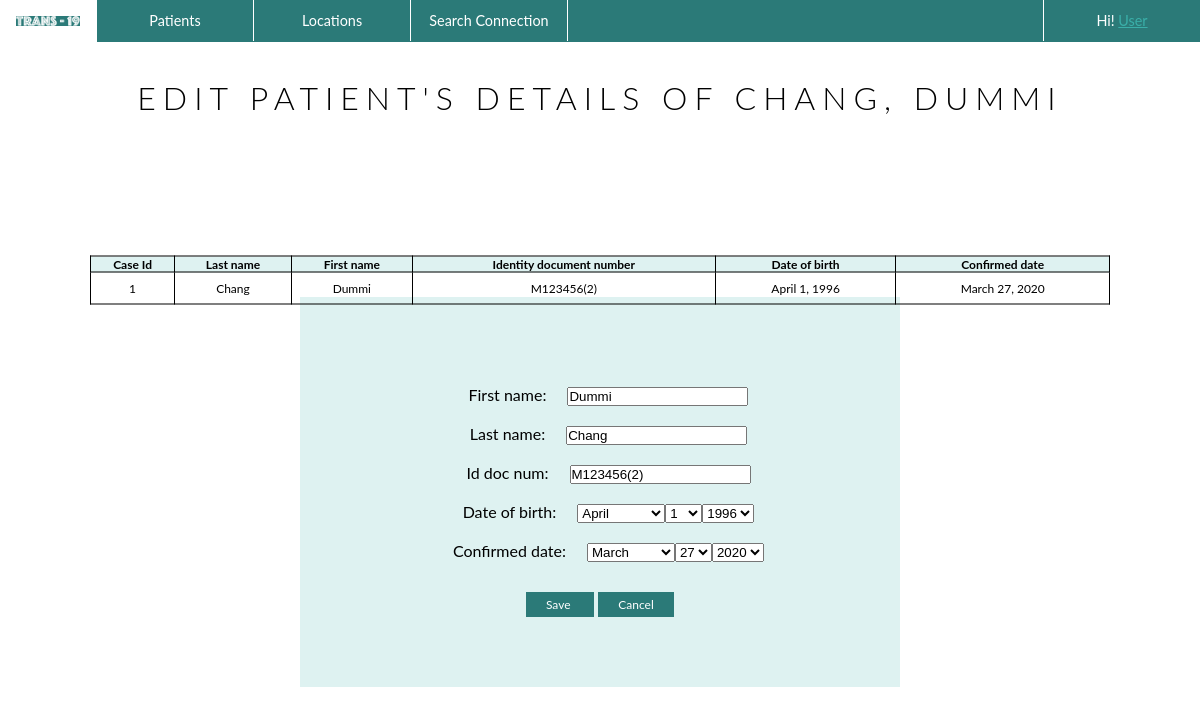
/patient_corner/editpatient/1, run on the app's committed database.
### patient_corner/models.py (models this page shows, shortened)
class Patient(models.Model):
    caseId = models.AutoField(primary_key=True)
    first_name = models.CharField(max_length=15)
    last_name = models.CharField(max_length=15)
    Id_doc_num = models.CharField(max_length=15)
    date_of_birth = models.DateField()
    confirmed_date = models.DateField()

### patient_corner/views.py (the view, shortened to what this page needs)
class Editpatient(UpdateView):
    model = Patient
    form_class = PatientCreateForm
    template_name = "patient_corner/edit_patient.html"
    def get_object(self, *args, **kwargs):
        patient = get_object_or_404(Patient, pk=self.kwargs['patient'])
        return patient

### patient_corner/forms.py (shortened to what this page needs)
class PatientCreateForm(forms.ModelForm):
    date_of_birth = forms.DateField(widget = forms.SelectDateWidget(years=range(1940,2021)))
    confirmed_date = forms.DateField(widget = forms.SelectDateWidget(years = range(2019,2021)))
    class Meta:
        model = Patient
        fields = '__all__'

### templates/patient_corner/edit_patient.html (shortened to what this page needs)
{%load static%}
<!DOCTYPE html>
<html>
<head>
  <link rel="stylesheet" type="text/css" href="{% static 'css/templatestyle.css'%}">
</head>
<body>
<header>
    <div class="menu">
      <ul>
        <li class="logo"><a href="{% url 'home' %}"><img src="{% static 'media/logo_navigation.png' %}" style = "max-width: 100%;" alt ="TRANS-19"></a></li>
        <li class="dropdown">
          <a href="{% url 'patients' %}" class="dropbtn">Patients</a>
        </li>
        <li class="dropdown">
          <a href="{% url 'locations' %}" class="dropbtn">Locations</a>
        </li>
        <li class="dropdown">
          <a href="{% url 'searchconnection' %}">Search Connection</a>
        </li>
        <li class="dropdown" style="float:right; border-left: 1px solid white;  border-right: 0px solid white;  ">
          <a href="{% url 'locations' %}" class="dropbtn">Hi! <u>User</u></a>
        </li>
      </ul>
    </div>
</header>
  <div class="title">
      <h1 style="text-align:center">EDIT PATIENT'S DETAILS OF {{patient.last_name}}, {{patient.first_name}} </h1>
  </div>
  <table>
    <tr>
      <th>Case Id</th>
      <th>Last name</th>
      <th>First name</th>
      <th>Identity document number</th>
      <th>Date of birth</th>
      <th>Confirmed date</th>
    </tr>
    <tr>
      <td>{{patient.caseId}}</td>
      <td>{{patient.last_name}}</td>
      <td>{{patient.first_name}}</td>
      <td>{{patient.Id_doc_num}}</td>
      <td>{{patient.date_of_birth}}</td>
      <td>{{patient.confirmed_date}}</td>
    </tr>
  </table>
  <div class="form">
    <form method="POST" >
      <p>
        {% for field in form %}
        <div class="field" style="margin: 3%;">
          <label for="{{ field.id_for_label }}" class="label" style="margin: 3%;">{{ field.label_tag }}</label>
          {{ field }}
        </div>
        {% endfor %}
      </p>
      <center>
        <button class="buttoncentre" style="margin-top: 2%; padding-right: 8%;" type="submit">Save</button>
        <a href="{% url 'patients' %}" style="margin-top: 2%;" class="buttoncentre">Cancel</a>
      </center>
    </form>
  </div>
</body>
</html>

### static/css/templatestyle.css (style rules this page uses)
* { margin: 0; padding: 0; }
body { font-family: 'lato'; }
h1 { font-family: 'lato'; font-weight: 300; letter-spacing: 7px; text-transform: uppercase; }
u { font-family: 'lato'; color: #3aafa9; }
.title { font-family: 'lato'; padding-top: 3vw; }
p { font-family: 'lato'; font-size: 1.5vw; }
.buttoncentre { font-family: 'lato'; background-color: #2B7A78; border: none; color: white; padding: 5px 20px; display: inline-block; text-decoration: none; font-size: 1vw; cursor: pointer; width: 3vw; }
.form { font-family: 'lato'; background-color: #DEF2F1; width: 50vw; text-align: center; padding: 70px 0; margin-left: 25%; margin-right: 25%; margin-top: 15%; }
table { font-family: 'lato'; border-collapse: collapse; width: 85%; table-layout: auto; font-size: 1vw; position: absolute; top: 35%; left: 50%; margin-right: -50%; transform: translate(-50%, -50%); }
th { font-family: 'lato'; background-color: #DEF2F1; border: 1px solid black; font-size: 1vw; }
td { font-family: 'lato'; border: 1px solid black; table-layout: auto; text-align: center; padding: 8px; font-size: 1vw; }
.logo { font-family: 'phosphateinlineroman'; display: block; border-right: 1px solid white; color: white; text-align: center; text-decoration: none; font-size: 1.3vw; max-width: 8vw; }
ul { max-width: 100%; font-family: 'Lato'sans-serif; font-size: 1.2vw; min-width: 100px; list-style-type: none; margin: 0; padding: 0; overflow: hidden; background-color: #2B7A78; }
li { float: left; width: 13vw; }
li a, .dropbtn { display: block; color: white; text-align: center; padding: 12px 16px; text-decoration: none; }
li.dropdown { border-right: 1px solid white; width: 13vw; text-align: center; }

### data on the page
Patient: last_name "CHANG", first_name "DUMMI", caseId "1", last_name "Chang", first_name "Dummi", Id_doc_num "M123456(2)", date_of_birth "April 1, 1996", confirmed_date "March 27, 2020", form "Dummi" "Chang" "M123456(2)"

### other printed values
{{ field.label_tag }} "First name:" "Last name:" "Id doc num:" "Date of birth:" "Confirmed date:"
